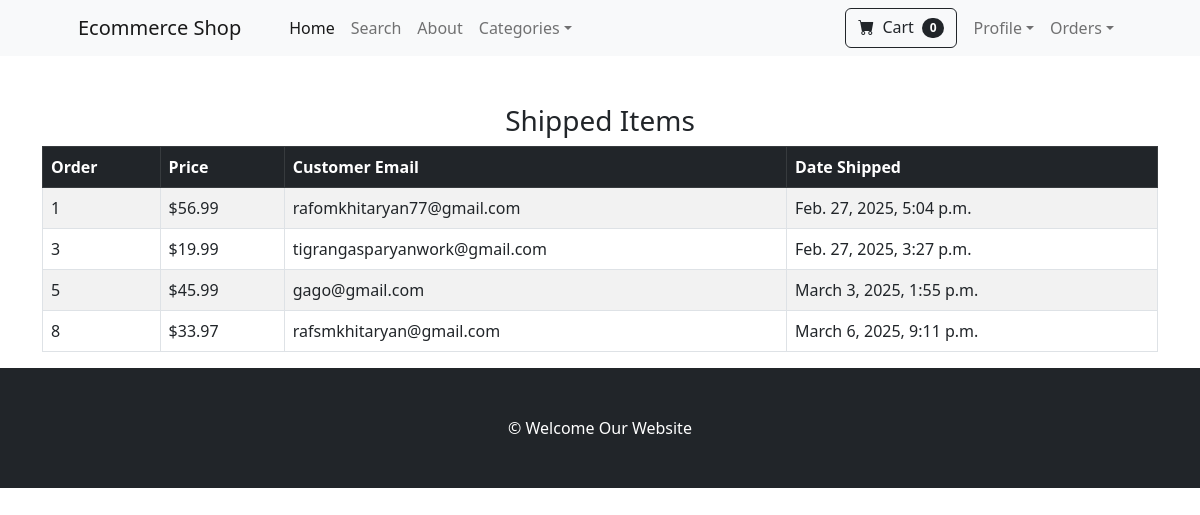
The page /payment/shipped_dash (signed in) on the database its author committed.
### payment/models.py (models this page shows, shortened)
class Order(models.Model):
    user = models.ForeignKey(User, on_delete=models.CASCADE, null=True, blank=True)
    full_name = models.CharField(max_length=200)
    email = models.CharField(max_length=200)
    shipping_address = models.TextField(max_length=10000)
    amount_paid = models.DecimalField(max_digits=10, decimal_places=2)
    date_ordered = models.DateTimeField(auto_now_add=True)
    shipped = models.BooleanField(default=False)
    date_shipped = models.DateTimeField(null=True, blank=True)

### payment/views.py (the view)
# urls.py: path("shipped_dash", views.shipped_dash, name="shipped_dash"),
def shipped_dash(request):
    if request.user.is_authenticated and request.user.is_superuser:
        orders = Order.objects.filter(shipped=True)
        return render(request, "payment/shipped_dash.html", {"orders": orders})
    else:
        messages.error(request, "Access Denied!")
        return redirect('home')

### cart/cart.py (called while the page is built)
    def __len__(self):
        return len(self.cart)

### cart/context_processors.py (called while the page is built)
def cart(request):
    return {'cart': Cart(request)}

### payment/templates/payment/shipped_dash.html
{% extends 'base.html'%}
{% block content %}
<div class="container">
    <div class="row">
        <center>
            <div class="col - 8">
                <br/><br/>
                <h3>Shipped Items</h3>
                <table class="table table-striped table-hover table-bordered">
                    <thead class="table-dark">
                    <tr>
                        <th scope="col">Order</th>
                        <th scope="col">Price</th>
                        <th scope="col">Customer Email</th>
                        <th scope="col">Date Shipped</th>
                    </tr>
                    </thead>
                    <tbody>
                    {% for item in orders %}
                    <tr>
                        <td>{{ item.id }}</td>
                        <td>${{ item.amount_paid }}</td>
                        <td>{{ item.email }}</td>
                        <td>{{ item.date_shipped }}</td>
                    </tr>
                    {% endfor %}
                    </tbody>
                </table>
            </div>
        </center>
    </div>
</div>
{% endblock %}

### rows shown on the page
Order: id "1", amount_paid "56.99", email "rafomkhitaryan77@gmail.com", date_shipped "Feb. 27, 2025, 5:04 p.m."
Order: id "3", amount_paid "19.99", email "tigrangasparyanwork@gmail.com", date_shipped "Feb. 27, 2025, 3:27 p.m."
Order: id "5", amount_paid "45.99", email "gago@gmail.com", date_shipped "March 3, 2025, 1:55 p.m."
Order: id "8", amount_paid "33.97", email "rafsmkhitaryan@gmail.com", date_shipped "March 6, 2025, 9:11 p.m."

### other values the page prints
{{ cart|length }} "0"
